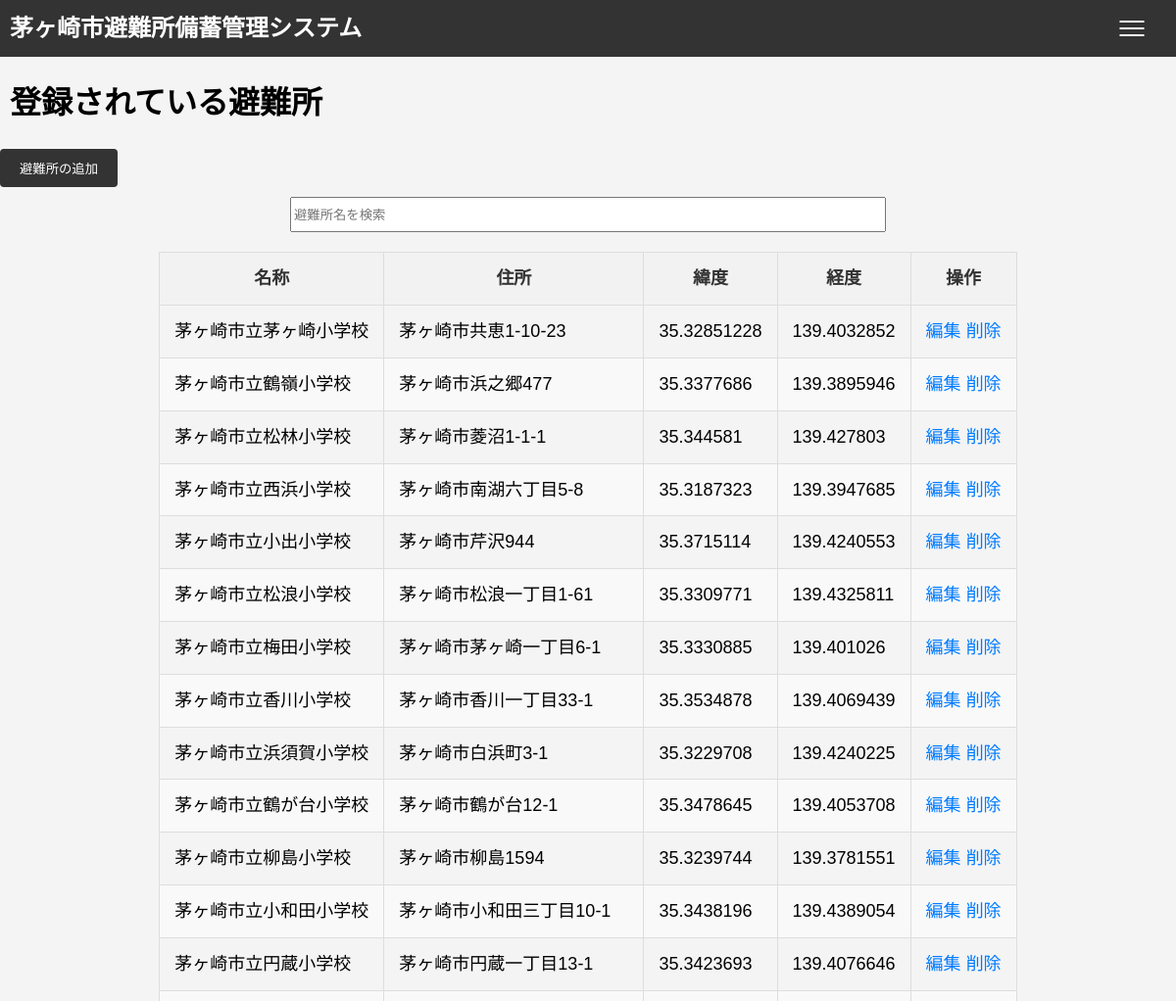
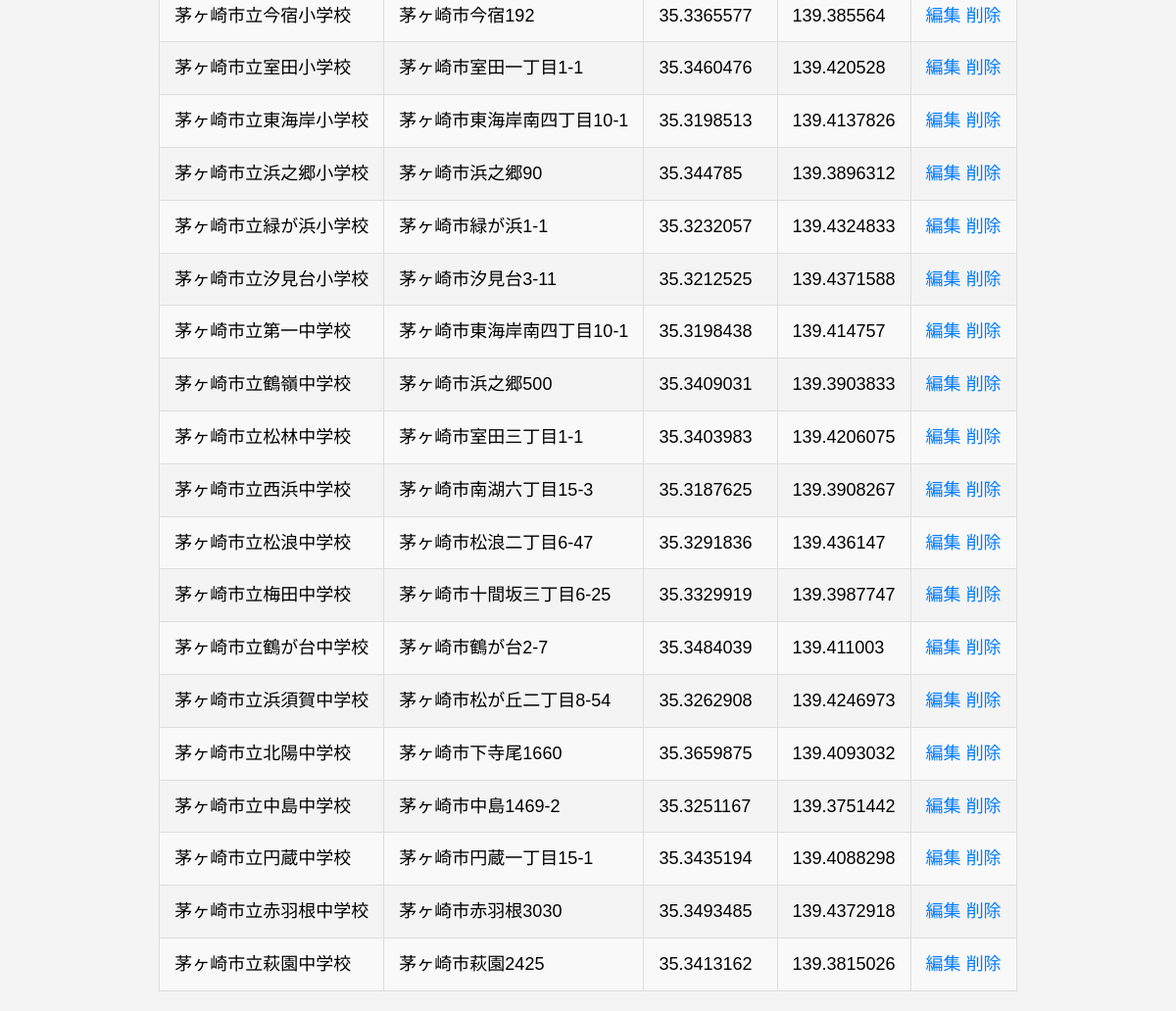
The app's page /admin/shelter (signed in) with its own data (2 pictures, top to bottom).
### app/models.py (models this page shows, shortened)
class Shelter(db.Model):
    id = db.Column(db.Integer, primary_key=True, nullable=False)
    name = db.Column(db.String(255), nullable=False)
    address = db.Column(db.String(255), nullable=False)
    flood = db.Column(db.Integer)
    landslide = db.Column(db.Integer)
    hightide = db.Column(db.Integer)
    earthquake = db.Column(db.Integer)
    tsunami = db.Column(db.Integer)
    fire = db.Column(db.Integer)
    inland_flooding = db.Column(db.Integer)
    volcano = db.Column(db.Integer)
    latitude = db.Column(db.Float, nullable=False)
    longitude = db.Column(db.Float, nullable=False)
    altitude = db.Column(db.Float, nullable=False)

### app/routes.py (the view)
@main.route('/admin/shelter')
@admin_required
def manage_shelters():
    shelters = Shelter.query.all()
    return render_template('manage_shelters.html', shelters=shelters)

### app/__init__.py (called while the page is built)
def create_app():
    app = Flask(__name__)
    app.config['SECRET_KEY'] = 'your_secret_key'
    app.config['SQLALCHEMY_DATABASE_URI'] = 'sqlite:///app.db'
    app.config['UPLOAD_FOLDER'] = 'uploads'
    db.init_app(app)
    login_manager.init_app(app)
    login_manager.login_view = 'main.login'
    migrate.init_app(app, db)
    from .routes import main
    app.register_blueprint(main)
    @login_manager.user_loader
    def load_user(user_id):
        from .models import User
        return User.query.get(int(user_id))
    return app

### app/models.py (called while the page is built)
    def is_admin(self):
        return Admin.query.filter_by(email=self.email).first() is not None

### app/routes.py (called while the page is built)
def admin_required(f):
    @wraps(f)
    def decorated_function(*args, **kwargs):
        if not current_user.is_authenticated or not current_user.is_admin():
            abort(403)
        return f(*args, **kwargs)
    return decorated_function

### app/templates/manage_shelters.html (shortened to what this page needs)
{% extends "base.html" %}
{% block content %}
    <h1>登録されている避難所</h1>
    <div>
        <a href="{{ url_for('main.add_shelter') }}">
            <button>避難所の追加</button>
        </a>
    </div>
    <input type="text" id="searchBox" placeholder="避難所名を検索">
    <table id = 'adminTable'>
        <thead>
            <tr>
                <th>名称</th>
                <th>住所</th>
                <th>緯度</th>
                <th>経度</th>
                <th>操作</th>
            </tr>
        </thead>
        <tbody>
            {% for shelter in shelters %}
            <tr>
                <td>{{ shelter.name }}</td>
                <td>{{ shelter.address }}</td>
                <td>{{ shelter.latitude }}</td>
                <td>{{ shelter.longitude }}</td>
                <td>
                    <a href="{{ url_for('main.edit_shelter', shelter_id=shelter.id) }}">編集</a>
                    <a href="{{ url_for('main.delete_shelter', shelter_id=shelter.id) }}">削除</a>
                </td>
            </tr>
            {% endfor %}
        </tbody>
    </table>
{% endblock %}

### app/templates/base.html (shortened to what this page needs)
<!DOCTYPE html>
<html lang="ja">
<head>
    <link rel="stylesheet" href="{{ url_for('static', filename='css/style.css') }}">
    <link rel="stylesheet" href="https://unpkg.com/leaflet/dist/leaflet.css" />
</head>
<body>
    <header>
        <h1><a href="{{ url_for('main.index') }}">茅ヶ崎市避難所備蓄管理システム</a></h1>
        <button class="menu-toggle" aria-label="メニューを開く">
            <span class="menu-icon"></span>
        </button>
    </header>
    <main>
        {% block content %}
        {% endblock %}
    </main>
</body>
</html>

### app/static/css/style.css (style rules this page uses)
body { font-family: Arial, sans-serif; line-height: 1.6; margin: 0; padding: 0; background-color: #f4f4f4; height: 100vh; display: flex; flex-direction: column; z-index: 1000; }
header { background: #333; color: #fff; padding: 10px 0; display: flex; justify-content: space-between; align-items: center; z-index: 1000; position: relative; }
header h1 { margin: 0; padding-left: 10px; width: 100vw; font-size: 1.5em; flex: 1; text-align: left; overflow: hidden; white-space: nowrap; }
.menu-toggle { display: none; background: none; border: none; cursor: pointer; padding: 10px; font-size: 1.5em; color: #fff; }
.menu-icon { display: block; width: 25px; height: 2px; background-color: #fff; position: relative; transition: all 0.3s ease; }
.menu-icon::before, .menu-icon::after { content: ''; display: block; width: 25px; height: 2px; background-color: #fff; position: absolute; left: 0; transition: all 0.3s ease; }
.menu-icon::before { top: -7px; }
.menu-icon::after { top: 7px; }
main { width: 100%; box-sizing: border-box; }
input[type="submit"], button { background-color: #333; color: #fff; border: none; padding: 10px 20px; border-radius: 4px; cursor: pointer; }
h1 { margin-left: 10px; }
a,a:hover,a:visited { color: inherit; text-decoration: none; }
.menu-toggle { display: block; transform: translateX(-50%); top: 10px; left: 50%; border: none; cursor: pointer; }
#adminTable { border-collapse: collapse; margin: 20px auto; font-size: 18px; text-align: center; }
#adminTable th, #adminTable td { padding: 12px 15px; border: 1px solid #ddd; }
#adminTable thead tr { background-color: #f2f2f2; color: #333; }
#adminTable tbody tr { border-bottom: 1px solid #ddd; text-align: left; }
#adminTable tbody tr:nth-of-type(even) { background-color: #f9f9f9; }
#adminTable a { color: #007BFF; text-decoration: none; }
#searchBox { margin: 10px auto; display: block; width: 50%; height: 30px; }

### records on screen
Shelter: name "茅ヶ崎市立茅ヶ崎小学校", address "茅ヶ崎市共恵1-10-23", latitude "35.32851228", longitude "139.4032852"
Shelter: name "茅ヶ崎市立鶴嶺小学校", address "茅ヶ崎市浜之郷477", latitude "35.3377686", longitude "139.3895946"
Shelter: name "茅ヶ崎市立松林小学校", address "茅ヶ崎市菱沼1-1-1", latitude "35.344581", longitude "139.427803"
Shelter: name "茅ヶ崎市立西浜小学校", address "茅ヶ崎市南湖六丁目5-8", latitude "35.3187323", longitude "139.3947685"
Shelter: name "茅ヶ崎市立小出小学校", address "茅ヶ崎市芹沢944", latitude "35.3715114", longitude "139.4240553"
Shelter: name "茅ヶ崎市立松浪小学校", address "茅ヶ崎市松浪一丁目1-61", latitude "35.3309771", longitude "139.4325811"
Shelter: name "茅ヶ崎市立梅田小学校", address "茅ヶ崎市茅ヶ崎一丁目6-1", latitude "35.3330885", longitude "139.401026"
Shelter: name "茅ヶ崎市立香川小学校", address "茅ヶ崎市香川一丁目33-1", latitude "35.3534878", longitude "139.4069439"
Shelter: name "茅ヶ崎市立浜須賀小学校", address "茅ヶ崎市白浜町3-1", latitude "35.3229708", longitude "139.4240225"
Shelter: name "茅ヶ崎市立鶴が台小学校", address "茅ヶ崎市鶴が台12-1", latitude "35.3478645", longitude "139.4053708"
Shelter: name "茅ヶ崎市立柳島小学校", address "茅ヶ崎市柳島1594", latitude "35.3239744", longitude "139.3781551"
Shelter: name "茅ヶ崎市立小和田小学校", address "茅ヶ崎市小和田三丁目10-1", latitude "35.3438196", longitude "139.4389054"
Shelter: name "茅ヶ崎市立円蔵小学校", address "茅ヶ崎市円蔵一丁目13-1", latitude "35.3423693", longitude "139.4076646"
Shelter: name "茅ヶ崎市立今宿小学校", address "茅ヶ崎市今宿192", latitude "35.3365577", longitude "139.385564"
Shelter: name "茅ヶ崎市立室田小学校", address "茅ヶ崎市室田一丁目1-1", latitude "35.3460476", longitude "139.420528"
Shelter: name "茅ヶ崎市立東海岸小学校", address "茅ヶ崎市東海岸南四丁目10-1", latitude "35.3198513", longitude "139.4137826"
Shelter: name "茅ヶ崎市立浜之郷小学校", address "茅ヶ崎市浜之郷90", latitude "35.344785", longitude "139.3896312"
Shelter: name "茅ヶ崎市立緑が浜小学校", address "茅ヶ崎市緑が浜1-1", latitude "35.3232057", longitude "139.4324833"
Shelter: name "茅ヶ崎市立汐見台小学校", address "茅ヶ崎市汐見台3-11", latitude "35.3212525", longitude "139.4371588"
Shelter: name "茅ヶ崎市立第一中学校", address "茅ヶ崎市東海岸南四丁目10-1", latitude "35.3198438", longitude "139.414757"
Shelter: name "茅ヶ崎市立鶴嶺中学校", address "茅ヶ崎市浜之郷500", latitude "35.3409031", longitude "139.3903833"
Shelter: name "茅ヶ崎市立松林中学校", address "茅ヶ崎市室田三丁目1-1", latitude "35.3403983", longitude "139.4206075"
Shelter: name "茅ヶ崎市立西浜中学校", address "茅ヶ崎市南湖六丁目15-3", latitude "35.3187625", longitude "139.3908267"
Shelter: name "茅ヶ崎市立松浪中学校", address "茅ヶ崎市松浪二丁目6-47", latitude "35.3291836", longitude "139.436147"
Shelter: name "茅ヶ崎市立梅田中学校", address "茅ヶ崎市十間坂三丁目6-25", latitude "35.3329919", longitude "139.3987747"
Shelter: name "茅ヶ崎市立鶴が台中学校", address "茅ヶ崎市鶴が台2-7", latitude "35.3484039", longitude "139.411003"
Shelter: name "茅ヶ崎市立浜須賀中学校", address "茅ヶ崎市松が丘二丁目8-54", latitude "35.3262908", longitude "139.4246973"
Shelter: name "茅ヶ崎市立北陽中学校", address "茅ヶ崎市下寺尾1660", latitude "35.3659875", longitude "139.4093032"
Shelter: name "茅ヶ崎市立中島中学校", address "茅ヶ崎市中島1469-2", latitude "35.3251167", longitude "139.3751442"
Shelter: name "茅ヶ崎市立円蔵中学校", address "茅ヶ崎市円蔵一丁目15-1", latitude "35.3435194", longitude "139.4088298"
Shelter: name "茅ヶ崎市立赤羽根中学校", address "茅ヶ崎市赤羽根3030", latitude "35.3493485", longitude "139.4372918"
Shelter: name "茅ヶ崎市立萩園中学校", address "茅ヶ崎市萩園2425", latitude "35.3413162", longitude "139.3815026"
